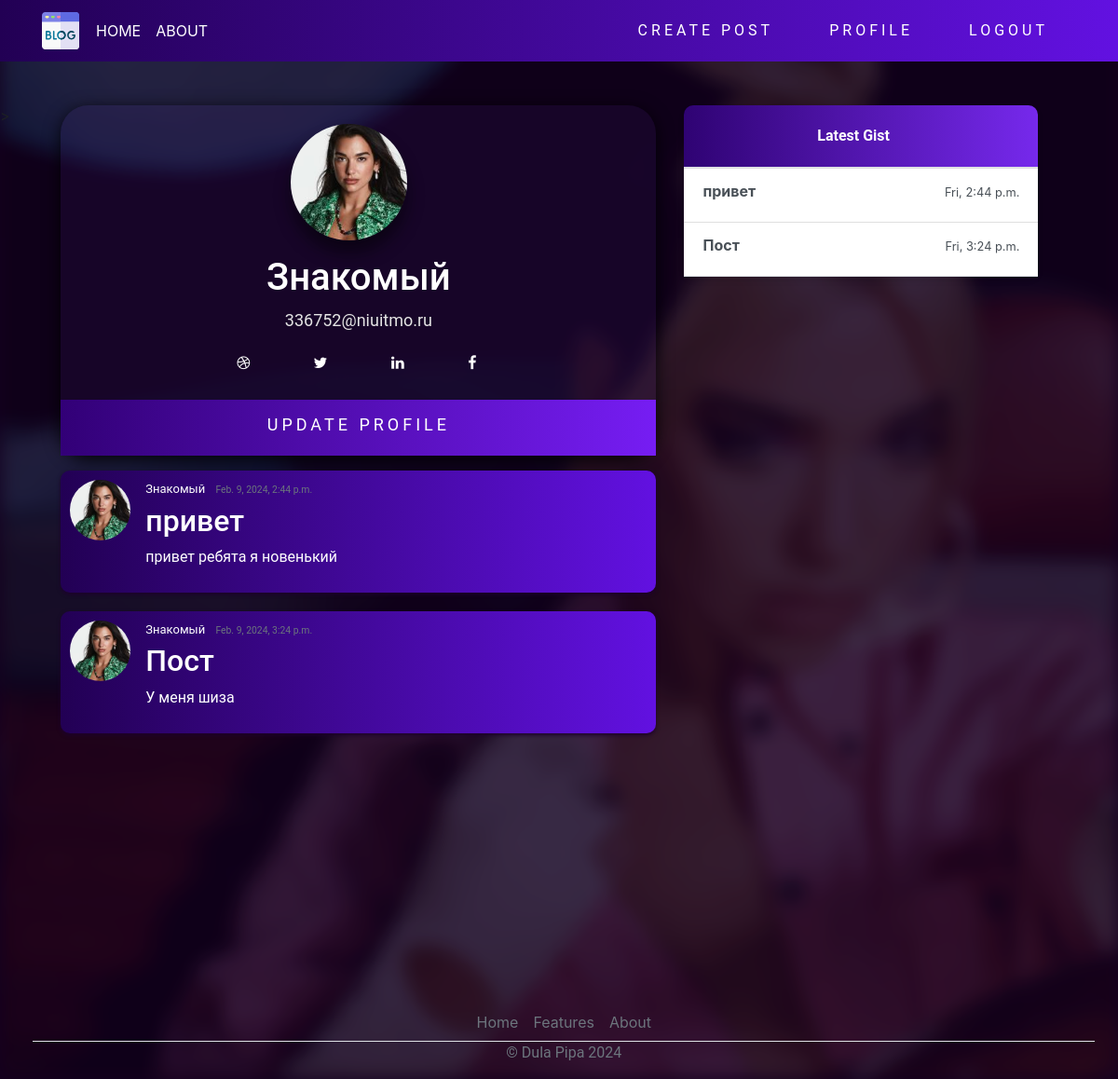
The app's page /profile/Знакомый/ with its own data.
### users/models.py (models this page shows, shortened)
class Profile(models.Model):
    user = models.OneToOneField(User, on_delete=models.CASCADE)
    image = models.ImageField(default='default.jpg', upload_to='profile_pics')

### blog/models.py (models this page shows, shortened)
class Post(models.Model):
    title = models.CharField(max_length=30)
    content = models.TextField(max_length=1000)
    date_posted = models.DateTimeField(default=timezone.now)
    author = models.ForeignKey(User, on_delete=models.CASCADE)

### blog/views.py (the view)
# urls.py: path('profile/<str:username>/', views.profile, name='profile'),
def profile(request, username):
    user = User.objects.get(username=username)
    user_posts = Post.objects.filter(author=user)
    return render(request, 'blog/profile.html', {'user': user, 'user_posts': user_posts})

### blog/templates/blog/profile.html (shortened to what this page needs)
{% extends 'blog/base.html' %}
{% block content %}
{% load crispy_forms_tags %}
<link rel="stylesheet" href="https://cdnjs.cloudflare.com/ajax/libs/font-awesome/4.7.0/css/font-awesome.min.css">
<div class="container">
    <div class="row">
        <div class="col-md-11">
            <div class="cardd">
                <div class="m-b-25">
                    <img class="rounded-circle account-img" id="profile-img" src="{{ user.profile.image.url }}" class="img-radius" alt="User-Profile-Image">
                </div>
                <h1 id="profile-h1">{{user.username|title}}</h1>
                <p class="title">{{user.email}}</p>
                <a href="#" id="auth-links"><i class="fa fa-dribbble"></i></a>
                <a href="#" id="auth-links"><i class="fa fa-twitter"></i></a>
                <a href="#" id="auth-links"><i class="fa fa-linkedin"></i></a>
                <a href="#" id="auth-links"><i class="fa fa-facebook"></i></a>
                <p><button id="btn-profile"><a href="{% url 'profile-update' username=request.user.username %}" id="auth-links">
                    Update Profile
                </a></button></p>
            </div>
            {% for post in user_posts %}
                <article class="media content-section">
                    <img class="rounded-circle article-img" src="{{ post.author.profile.image.url }}" alt="">
                    <div class="media-body">
                        <div class="article-metadata">
                            <a class="mr-2" href="{% url 'profile' post.author.username %}">{{ post.author }}</a>
                            <small class="text-muted">{{ post.date_posted }}</small>
                        </div>
                        <h2><a>{{ post.title }}</a></h2>
                        <p class="article-content">{{ post.content }}</p>
                    </div>
                    <br>
                </article>
            {% endfor %}
        </div>
        <div class="col-md-1">
            <div class="content-sectionw">
                <div class="d-flex flex-column align-items-stretch flex-shrink-0 bg-white">
                    <a id="list-group" href="" class="d-flex align-items-center flex-shrink-0 p-3 link-dark text-decoration-none border-bottom">
                        <span class="fs-5 fw-semibold" id="gist-btn">Latest Gist</span>
                    </a>
                    <div class="list-group list-group-flush border-bottom scrollarea">
                        {% for post in user_posts|slice:":5" %}
                            <a href="#post_{{ post.pk }}" class="list-group-item list-group-item-action lh-tight" aria-current="true">
                                <div class="d-flex w-100 align-items-center justify-content-between" >
                                    <strong class="mb-1">{{ post.title }}</strong>
                                    <small>{{ post.date_posted|date:"D, P" }}</small>
                                </div>
                                <div class="col-10 mb-1 small">{{ post.description }}</div>
                            </a>
                        {% empty %}
                            <p>Нет новостей.</p>
                        {% endfor %}
                    </div>
                </div>
            </div>
        </div>
    </div>
</div>
{% endblock content %}

### blog/static/blog/main.css (style rules this page uses)
body { background: #160023; margin-top: 7rem; padding: 0; background-size: cover; display: flex; }
html { scroll-behavior: smooth; }
h2, h3, h4, h6, p { color: #ffffff; font-family: 'Roboto', sans-serif; }
.d-flex.flex-column.align-items-stretch.flex-shrink-0.bg-white { width: 380px; background: linear-gradient(270deg, rgb(118, 41, 236) 0%, rgb(47, 3, 115) 100%); border-radius: 10px; box-shadow: 0 4px 6px rgba(0, 0, 0, 0.1); }
#list-group .fw-semibold { font-weight: 600; }
.scrollarea { background-color: #761FFFFF; }
.content-section { background: linear-gradient(270deg, rgb(98, 17, 225) 0%, rgb(34, 0, 84) 100%); padding: 10px 10px; border-radius: 10px; margin-bottom: 20px; box-shadow: 0 2px 4px rgba(28, 0, 45, 0.99); }
.article-content { white-space: pre-line; }
.article-img { width: 65px; height: 65px; object-fit: cover; margin-right: 16px; }
.article-metadata { font-family: 'Roboto', sans-serif; padding-bottom: 1px; margin-bottom: 4px; font-size: 13px; }
.account-img { height: 125px; width: 125px; object-fit: cover; margin-right: 20px; margin-bottom: 16px; }
#auth-links { font-family: 'Roboto', sans-serif; position: relative; display: inline-block; padding: 5px 30px; color: #ffffff; text-decoration: none; text-transform: uppercase; transition: 0.5s; letter-spacing: 4px; overflow: hidden; }
#gist-btn { padding: 5px; margin-left: 35%; color: #ffffff; font-family: 'Roboto', sans-serif; font-weight: bold; border-radius: 10px; }
.cardd { box-shadow: 0 4px 18px 0 rgba(0, 0, 0, 0.849); max-width: 700px; margin: auto; background-color: rgba(102, 52, 178, 0.1);; text-align: center; border-radius: 30px; }
#profile-h1 { color: rgb(255, 255, 255); font-family: 'Roboto', sans-serif; }
.title { font-family: 'Roboto', sans-serif; color: rgb(228, 228, 228); font-size: 18px; }
button { font-family: 'Roboto', sans-serif; border: none; outline: 0; display: inline-block; padding: 8px; color: white; text-align: center; cursor: pointer; width: 100%; font-size: 18px; transition: 1s; background: linear-gradient(270deg, rgb(118, 29, 243) 0%, rgb(50, 0, 119) 100%); }
#profile-img { margin-top: 20px; box-shadow: 0 14px 18px 0 rgba(0, 0, 0, 0.486); border-radius: 50px; }
a { color: white; text-decoration: none; }

### records on screen
Post: author.profile.image (placeholder picture), author "Знакомый", date_posted "Feb. 9, 2024, 2:44 p.m.", title "привет", content "привет ребята я новенький", date_posted "Fri, 2:44 p.m."
Post: author.profile.image (placeholder picture), author "Знакомый", date_posted "Feb. 9, 2024, 3:24 p.m.", title "Пост", content "У меня шиза", date_posted "Fri, 3:24 p.m."

### other values on screen
{{ user.username|title }} "Знакомый"
{{ user.email }} "336752@niuitmo.ru"
